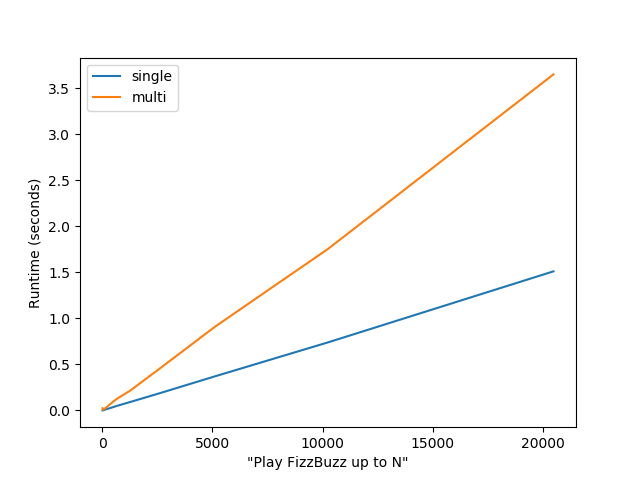

The script that saved this image:
import threading
from time import time
import matplotlib.pyplot as plt
from io import StringIO
import sys

# c15p07

# FizzBuzz: In the classic problem FizzBuzz, you are told to print the numbers
# from 1 to n. However, when the number is divisible by 3, print "Fizz'. When
# it is divisible by 5, print "Buzz'. When it is divisible by 3 and 5, print
# "FizzBuzz'. In this problem, you are asked to do this in a multithreaded 
# way. Implement a multithreaded version of FizzBuzz with four threads. One 
# thread checks for divisibility of 3 and prints "Fizz". Another thread is 
# responsible for divisibility of 5 and prints "Buzz': A third thread is 
# responsible for divisibility of 3 and 5 and prints "FizzBuzz': A fourth 
# thread does the numbers. 

##############################################################################

# The factors for the FizzBuzz problem do not need to be 3 and 5. If we want 
# to see all four options printed -- Fizz, Buzz, FizzBuzz, and the number --
# then it must be the case that the smaller of the two factors does not divide
# the larger factor evenly. (If this were the case, then only one of "Fizz" or 
# "Buzz" would ever be printed.) 

FIZZ_FACTOR = 3
BUZZ_FACTOR = 5

# First, I implemented the straightforward, singlethreaded code for FizzBuzz:

def single(n):
    """Prints output for the FizzBuzz problem using one thread.
    
    Args:
        n: An int. All numbers from 1 to n inclusive are processed. 
          Assumed to be >= 1.
    """
    for x in range(1,n+1):
        
        fizz = x % FIZZ_FACTOR == 0
        buzz = x % BUZZ_FACTOR == 0
        
        if fizz and buzz:
            outstring = ("FizzBuzz")
        elif fizz:
            outstring = ("Fizz")
        elif buzz:
            outstring = ("Buzz")
        else:
            outstring = (f"{x}")
 
        # For easier reading, I print not only the message "Fizz", 
        # "Buzz", etc. but also the number itself as a prefix.
 
        print(f"{x}: {outstring}")

# In order to more easily write a multithreaded version of the solution, I 
# created a wrapper class, "Number". I will create a single instance of this
# class that only one thread may have access to at any one time.
        
class Number:
    """Wrapper class for multithreaded FizzBuzz approach.
    
    Attributes:
        val: An int. The current value of the Number instance.
        limit: An int. The maximum permitted value for the Number.
    """
    
    def __init__(self,limit):
        """Inits a Number instance at 1."""
        self.val = 1
        self.limit = limit
    
    def __str__(self):
        """The string form of a Number is of its value."""
        return str(self.val)
    
    def increment(self):
        """Adds one to a Number's value."""
        self.val += 1

    def is_done(self):
        """Returns True iff a Number's value is past its limit."""
        return self.val > self.limit
        
    def is_div_by(self,factor):
        """Returns True iff a Number's value is divisible by factor."""
        return self.val % factor == 0
    
# I have never used multithreaded programming in Python before, so I relied 
# heavily on the tutorial at https://tinyurl.com/jmpvmmq to learn about 
# Python's threading library. The code at the "Synchronizing Threads" section
# made for a great template to get started! 
    
# All four threads required by the problem will have access to the same Number
# instance, and to the same lock object that forces them to run synchronously. 
    
class FBThread(threading.Thread):
    """A FizzBuzz Thread class that controls printing output for one of
    the four categories of numbers in the FizzBuzz game.
    
    Attributes:
        name: A string. The thread's name for debugging purposes.
        number: A Number instance.
        lock: A lock object.
        fizz, buzz: Booleans. Represent the truth values of 
          divisibility by the Fizz and Buzz factors that would trigger
          printing a string by the thread.
        out: A string, or the None object. When a print is triggered, 
          a FBThread instance concatenates either out, or the string 
          representation of the Number instance if out is None, to the
          string representation of the Number instance with a colon. 
          
          Ex: 
          A) If self.out is "Fizz" and number.val is 12:
             "12: Fizz"
          B) If self.out is None and number.val is 13:
             "13: 13"
    """ 
    
    def __init__(self,name,number,lock,fizz,buzz,out=None):
        """Inits a FBThread instance with specified behavior.""" 
        threading.Thread.__init__(self)
        self.name = name
        self.number = number
        self.lock = lock
        self.fizz = fizz
        self.buzz = buzz
        self.out = out
    
    def run(self):
        """Continuously checks whether self.number meets the correct
        criteria to trigger a print. If so, prints the desired string
        and increments the value of self.number by one."""
        while True:
        
            # Each thread ensures that no other threads can view or 
            # modify self.number at any one time. A thread may release
            # its lock on self.number only if A) it is to break from 
            # the loop, or B) it has determined whether or not to print
            # under current conditions, and has acted accordingly.
        
            self.lock.acquire()  
            
            if self.number.is_done():
                self.lock.release()
                return
            
            if (self.number.is_div_by(FIZZ_FACTOR) == self.fizz) and \
               (self.number.is_div_by(BUZZ_FACTOR) == self.buzz):
                
                print(f"{self.number}: ", end="")
                print(f"{self.out if self.out is not None else self.number}")
                self.number.increment()
                
            self.lock.release()
        
def multi(n):
    """See docstring for single. Runs using four threads. """
    num = Number(n)
    lock = threading.Lock()
    threads = []
    
    # All four ordered sequences of two Booleans must be represented as
    # trigger criteria for the FizzBuzz game. Leaving one out would 
    # lead to never breaking out of the while loop in FBThread.run().
    
    threads.append(FBThread("General",num,lock,False,False))
    threads.append(FBThread("Fizz",num,lock,True,False,"Fizz"))
    threads.append(FBThread("Buzz",num,lock,False,True,"Buzz"))
    threads.append(FBThread("FizzBuzz",num,lock,True,True,"FizzBuzz"))
         
    for t in threads:
        t.start()
    
    for t in threads:
        t.join()

# Both functions print to standard output, so in order to test for correctness
# I borrow from a technique from this link: https://tinyurl.com/y9bpcpwl. This
# allow us to create a context manager that directs printed output to a list 
# of lines that can be compared for equality.

class Capturing(list):

    def __enter__(self):
        self._stdout = sys.stdout
        sys.stdout = self._stringio = StringIO()
        return self
    def __exit__(self, *args):
        self.extend(self._stringio.getvalue().splitlines())
        del self._stringio    # free up some memory
        sys.stdout = self._stdout
   
def test(n):
    """Tests output of multi(n) against the output of single(n).
    
    Raises:
        AssertionError: There is a discrepancy.
    """
    with Capturing() as s:
        single(n)
    
    with Capturing() as m:
        multi(n)
    
    assert s == m
  
# A note on correctness: the above multithreaded approach works correctly 
# because the locks properly ensure that the threads act synchronously on the 
# Number instance that they share as an attribute. When I comment out the 
# lock.acquire() and lock.release() lines, all kinds of errors can occur:

# Example 1: 

# On one call of multi(20) when the lock mechanism was removed, the output was
# nearly correct but included the number 21, which it should not. (Also, 21 
# should say "Fizz", not the original number!)

#    ...
#    18: Fizz
#    19: 19
#    20: Buzz
#    21: 21
 
# What I think happened here is that the "Buzz" thread handled the number 20
# and incremented it to 21 between the "General" thread's check that the
# number 20 was divisible by 3 (False) and its check that the same number was
# divisible by 5 (should be True, but 20 had been incremented to 21 already, 
# so False) leading it to print 21.

# Example 2: 

# A lot went wrong here in a call of multi(100).

#    ...
#    14: 14
#    15: FizzBuzz
#    15: Buzz
#    16: 16
#    18: Fizz
#    19: 19
#    ...
  
# It seems here that the "General" thread handled and incremented 14 between
# the "Buzz" thread's check of divisibility by 3 (False) and 5 (should be 
# False, but now True on 15), leading "Buzz" to print in addition to the 
# correct "FizzBuzz". And 17 was incremented to 18 before the "General" thread
# had a chance to check it. 
  
# I also took some time to test the runtimes of the single and multithreaded
# approaches against one another. Multithreaded approaches can be used to save
# time by allowing different threads to work asynchronously on tasks that do 
# not interfere with each other, but in the FizzBuzz problem, all threads must
# be forced to run synchronously to avoid issues like above. 

# As a consequence, there is no time-saving benefit that offsets the overhead
# of different threads locking and unlocking access to the Number instance, 
# and the multithreaded approach, while still showing O(N) behavior, has a 
# higher constant value (slope) than the singlethreaded approach does as the
# input n increases. 

# This isn't the end of the analysis -- for instance, does anything change if 
# I change the single and multi to rely not on the IO-based print() function
# but some other type of function, like appending the results to a list? Might
# revisit later.
 
def time_test(trials):
    """Tests single and multi REPEATS number of times on input n values
    that begin at 10 and then double once for each trial, and plots 
    average time per call in relation to n.
   
    Args: 
        trials: An int. Assumed to be positive.
    """
    REPEATS = 10
    inputs, outputs = [], []
    n = 10
    
    for _ in range(trials):
    
        inputs.append(n)
        output = []
            
        for f in [single,multi]:
            
            start_time = time()
            for _ in range(REPEATS): f(n)
            end_time = time()
            
            output.append((end_time-start_time)/REPEATS)  # Average time.
        
        outputs.append(output)
        n *= 2
    
    plot(inputs,outputs)
    
def plot(inputs,outputs):
    """Plots a graph for each single and multi."""
    plt.plot(inputs,[p[0] for p in outputs],label="single")
    plt.plot(inputs,[p[1] for p in outputs],label="multi")
    plt.legend(loc="upper left")
    
    plt.xlabel("\"Play FizzBuzz up to N\"")
    plt.ylabel("Runtime (seconds)")
    
    plt.savefig("c1507.png")
    plt.close()

# The results of one call with 12 trials is below:
    
inputs_12 = [10, 20, 40, 80, 160, 320, 640, 1280, 2560, 5120, 10240, 20480]
outputs_12 = [[0.0007604837417602539, 0.02448873519897461], [0.0015624523162841796, 0.0078122615814208984], [0.003124833106994629, 0.01338191032409668], [0.004941010475158691, 0.015624499320983887], [0.013054108619689942, 0.028156113624572755], [0.023436784744262695, 0.06211464405059815], [0.04818990230560303, 0.12324376106262207], [0.0930314302444458, 0.2182354211807251], [0.18416576385498046, 0.447144603729248], [0.3711287498474121, 0.9103098630905151], [0.7390389919281006, 1.753097128868103], [1.5104444980621339, 3.6489831686019896]]